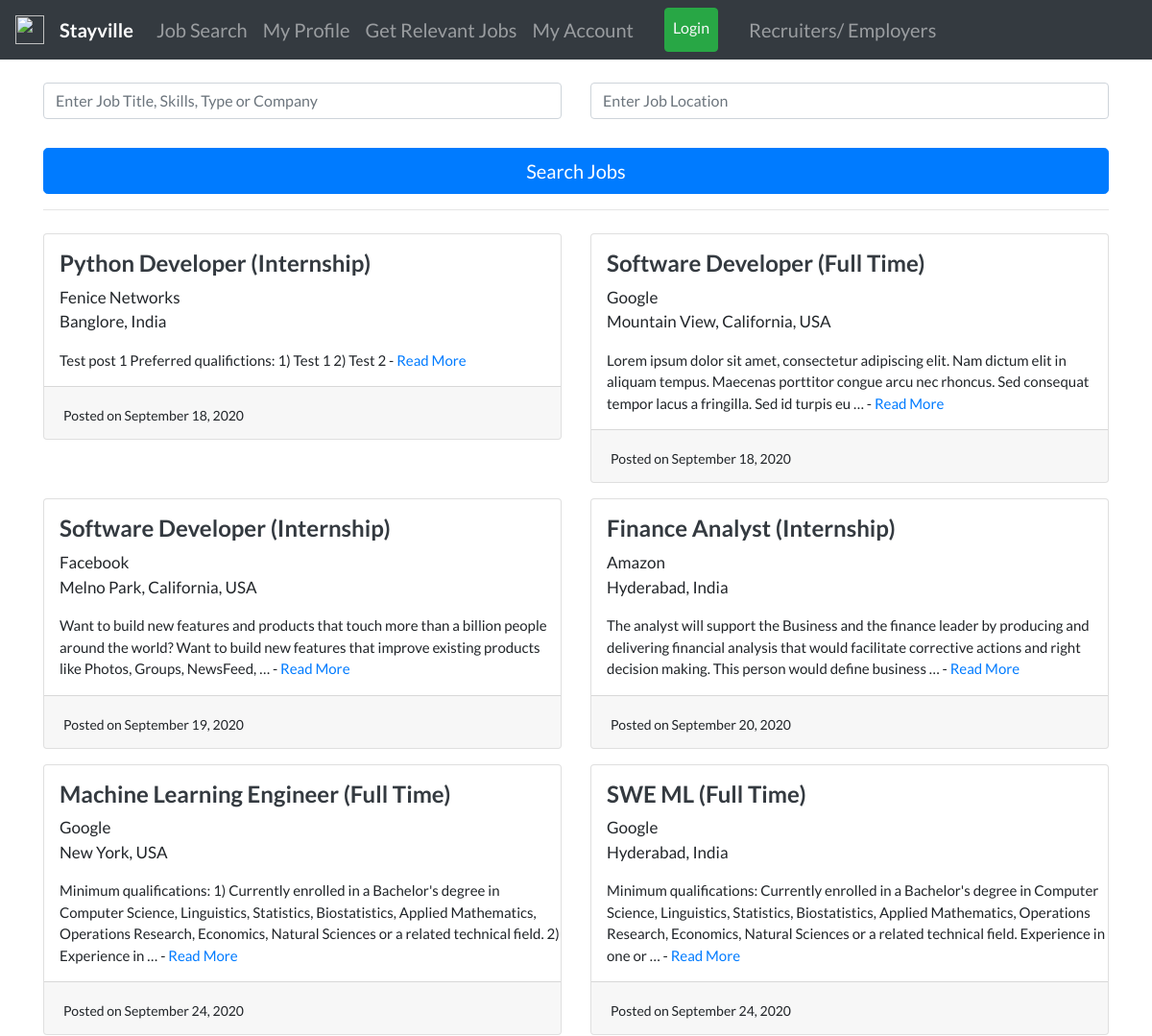
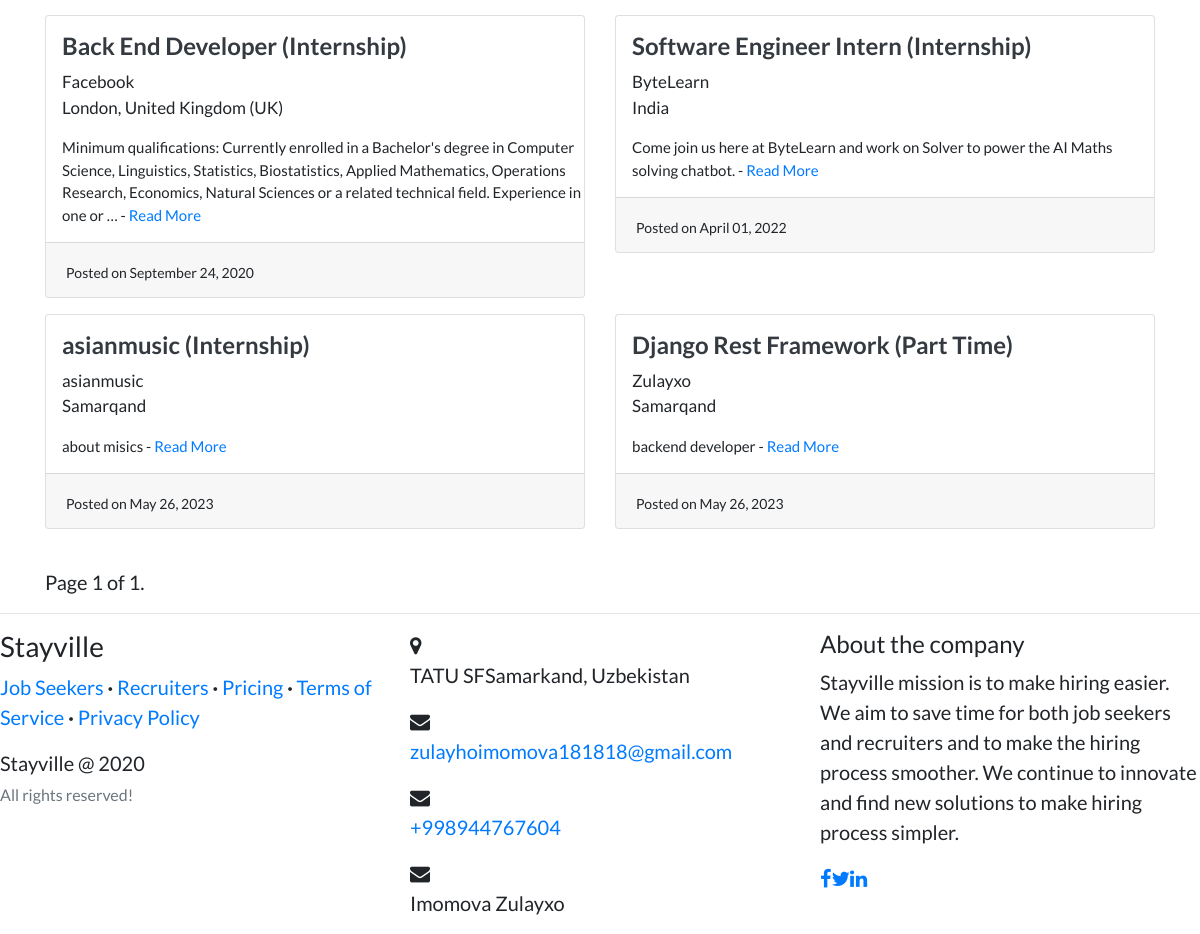
The page /job/ on the database its author committed (2 pictures, top to bottom).
### recruiters/models.py (models this page shows, shortened)
class Job(models.Model):
    recruiter = models.ForeignKey(
        User, related_name='jobs', on_delete=models.CASCADE)
    title = models.CharField(max_length=255)
    company = models.CharField(max_length=200)
    location = models.CharField(max_length=255)
    description = models.TextField()
    skills_req = models.CharField(max_length=200)
    job_type = models.CharField(
        max_length=30, choices=CHOICES, default='Full Time', null=True)
    link = models.URLField(null=True, blank=True)
    slug = AutoSlugField(populate_from='title', unique=True, null=True)
    date_posted = models.DateTimeField(default=timezone.now)

### candidates/views.py (the view, shortened to what this page needs)
# urls.py: path('job/', views.job_search_list, name='job-search-list'),
def job_search_list(request):
    query = request.GET.get('p')
    loc = request.GET.get('q')
    object_list = []
    if(query == None):
        object_list = Job.objects.all()
    if(loc == None):
        locat = Job.objects.all()
    else:
        locat = Job.objects.filter(
            location__icontains=loc).order_by('-date_posted')
    final_list = []
    for i in object_list:
        if i in locat:
            final_list.append(i)
    paginator = Paginator(final_list, 20)
    page_number = request.GET.get('page')
    page_obj = paginator.get_page(page_number)
    context = {
        'jobs': page_obj,
        'query': query,
    }
    return render(request, 'candidates/job_search_list.html', context)

### candidates/templates/candidates/job_search_list.html (shortened to what this page needs)
{% extends "users/layout.html" %} {% load static %} {% block content %}
<div>
  <form
    class="form-signin mt-4"
    action="{% url 'job-search-list' %}"
    method="get"
  >
    <div class="row">
      <div class="col-md-6">
        <input
          name="p"
          type="text"
          class="form-control"
          placeholder="Enter Job Title, Skills, Type or Company"
        /><br />
      </div>
      <div class="col-md-6">
        <input
          name="q"
          type="text"
          class="form-control"
          placeholder="Enter Job Location"
        /><br />
      </div>
    </div>
    <div class="form-group">
      <button class="btn btn-lg btn-primary btn-block" type="submit">
        Search Jobs
      </button>
    </div>
  </form>
  <hr my-2 />
  {%if jobs %}
  <div class="row">
    {% for job in jobs %}
    <div class="col-md-6">
      <div class="card card-signin my-2">
        <span class="ml-3 mt-3">
          <a href="{% url 'job-detail' job.slug %}"
            ><h4 class="text-dark">
              <b>{{job.title}} ({{job.job_type}})</b>
            </h4></a
          >
          <p style="font-size: 17px">{{job.company}}<br />{{job.location}}</p>
          <p style="font-size: 15px">
            {{job.description|truncatewords:30}} -
            <a href="{% url 'job-detail' job.slug %}">Read More</a>
          </p>
        </span>
        <div class="card-footer">
          <span style="font-size: 14px"
            >Posted on {{job.date_posted|date:"F d, Y"}}</span
          >
        </div>
      </div>
    </div>
    {% endfor %}
  </div>
</div>
<br />
<div class="pagination">
  <span class="step-links">
    <span class="current">
      Page {{ jobs.number }} of {{ jobs.paginator.num_pages }}.
    </span>
  </span>
</div>
{% endif %} {% endblock content %}

### users/templates/users/layout.html (shortened to what this page needs)
{% load static %} {% load pwa %}
<!DOCTYPE html>
<html>
  <head>
    <link
      rel="stylesheet"
      href="https://maxcdn.bootstrapcdn.com/bootstrap/4.0.0/css/bootstrap.min.css"
    />
    <link
      rel="stylesheet"
      href="https://cdnjs.cloudflare.com/ajax/libs/font-awesome/5.14.0/css/all.min.css"
    />
    <link
      rel="stylesheet"
      href="https://stackpath.bootstrapcdn.com/font-awesome/4.7.0/css/font-awesome.min.css"
    />
    <link
      rel="stylesheet"
      type="text/css"
      href="https://dl.dropboxusercontent.com/s/ecyb1drs5j1jyjf/styles.css?dl=0"
    />
    <link
      rel="stylesheet"
      type="text/css"
      href="https://dl.dropboxusercontent.com/s/xmxsoypfvfvsisb/footer.css?dl=0"
    />
  </head>
  <body>
    {% if not rec_navbar %}
    <nav class="navbar navbar-expand-lg navbar-dark bg-dark sticky-top">
      <a class="navbar-brand" href="{% url 'detail-candidates' %}">
        <img
          src="https://dl.dropboxusercontent.com/s/vqp7i2tv6uvc1gs/logofenice.jfif?dl=0"
          width="30"
          height="30"
          class="d-inline-block align-top mr-3"
          alt=""
        /><b>Stayville</b>
      </a>
      <div class="collapse navbar-collapse" id="navbarNavAltMarkup">
        <div class="navbar-nav">
          <a class="nav-item nav-link {{ home_page }}" href="{% url 'home' %}"
            >Job Search</a
          >
          <a
            class="nav-item nav-link {{ profile_page }}"
            href="{% url 'my-profile' %}"
            >My Profile</a
          >
          <a
            class="nav-item nav-link {{ intel_page }}"
            href="{% url 'intelligent-search' %}"
            >Get Relevant Jobs</a
          >
          <a
            class="nav-item nav-link {{ account_page }}"
            href="{% url 'account' %}"
            >My Account</a
          >
          {% if user.is_authenticated %}
          <a
            class="nav-item nav-link btn btn-danger ml-4 mr-4 text-light"
            href="{% url 'logout' %}"
            >Logout</a
          >
          <a class="nav-item nav-link" href="{% url 'add-job' %}"
            >Recruiters/ Employers</a
          >
          {% else %}
          <a
            class="nav-item nav-link btn btn-success ml-4 mr-4 text-light"
            href="{% url 'login' %}"
            >Login</a
          >
          <a class="nav-item nav-link" href="{% url 'detail-recruiters' %}"
            >Recruiters/ Employers</a
          >
          {% endif %}
        </div>
      </div>
    </nav>
    {% endif %}
    <div class="container">{% block content %}{% endblock content %}</div>
    <footer>
      <hr my-2 />
      <div class="row">
        <div class="col-sm-6 col-md-4 footer-navigation">
          <h3>Stayville</h3>
          <p class="links">
            <a href="{% url 'detail-candidates' %}">Job Seekers</a
            ><strong> · </strong
            ><a href="{% url 'detail-recruiters' %}">Recruiters</a
            ><strong> · </strong><a href="{% url 'pricing' %}">Pricing</a>
            <strong> · </strong
            ><a href="{% url 'terms-of-service' %}">Terms of Service</a>
            <strong> · </strong
            ><a href="{% url 'privacy-policy' %}">Privacy Policy</a>
          </p>
          <p class="company-name">
            Stayville @ 2020<br /><small class="text-muted"
              >All rights reserved!</small
            ><br />
          </p>
        </div>
        <div class="col-sm-6 col-md-4 footer-contacts">
          <div>
            <span class="fa fa-map-marker footer-contacts-icon"></span>
            <p><span class="new-line-span">TATU SF</span>Samarkand, Uzbekistan</p>
          </div>
          <div>
            <i class="fa fa-envelope footer-contacts-icon"></i>
            <p><a href="#" target="_blank">zulayhoimomova181818@gmail.com</a></p>
          </div>
          <div>
            <i class="fa fa-envelope footer-contacts-icon"></i>
            <p><a href="#" target="_blank">+998944767604</a></p>
          </div>
          <div>
            <i class="fa fa-envelope footer-contacts-icon"></i>
            <p>Imomova Zulayxo</p>
          </div>
        </div>
        <div class="col-md-4 footer-about">
          <h4>About the company</h4>
          <p>
            Stayville mission is to make hiring easier. We aim to save
            time for both job seekers and recruiters and to make the hiring
            process smoother. We continue to innovate and find new solutions to
            make hiring process simpler.
          </p>
          <div class="social-links social-icons">
            <a href="#"><i class="fa fa-facebook"></i></a
            ><a href="#"><i class="fa fa-twitter"></i></a
            ><a href="#"
              ><i class="fa fa-linkedin"></i
            ></a>
          </div>
        </div>
      </div>
    </footer>
  </body>
</html>

### users/templates/users/layout.html (style rules this page uses)
body { font-family: "Lato"; font-size: 20px; }

### rows shown on the page
Job: title "Python Developer", job_type "Internship", company "Fenice Networks", location "Banglore, India", description "Test post 1 Preferred qualifictions: 1) Test 1 2) Test 2", date_posted "September 18, 2020"
Job: title "Software Developer", job_type "Full Time", company "Google", location "Mountain View, California, USA", description "Lorem ipsum dolor sit amet, consectetur adipiscing elit. Nam dictum elit in aliquam tempus. Maecenas porttitor congue arcu nec rhoncus. Sed consequat tempor lacus a fringilla. Sed id turpis eu …", date_posted "September 18, 2020"
Job: title "Software Developer", job_type "Internship", company "Facebook", location "Melno Park, California, USA", description "Want to build new features and products that touch more than a billion people around the world? Want to build new features that improve existing products like Photos, Groups, NewsFeed, …", date_posted "September 19, 2020"
Job: title "Finance Analyst", job_type "Internship", company "Amazon", location "Hyderabad, India", description "The analyst will support the Business and the finance leader by producing and delivering financial analysis that would facilitate corrective actions and right decision making. This person would define business …", date_posted "September 20, 2020"
Job: title "Machine Learning Engineer", job_type "Full Time", company "Google", location "New York, USA", description "Minimum qualifications: 1) Currently enrolled in a Bachelor's degree in Computer Science, Linguistics, Statistics, Biostatistics, Applied Mathematics, Operations Research, Economics, Natural Sciences or a related technical field. 2) Experience in …", date_posted "September 24, 2020"
Job: title "SWE ML", job_type "Full Time", company "Google", location "Hyderabad, India", description "Minimum qualifications: Currently enrolled in a Bachelor's degree in Computer Science, Linguistics, Statistics, Biostatistics, Applied Mathematics, Operations Research, Economics, Natural Sciences or a related technical field. Experience in one or …", date_posted "September 24, 2020"
Job: title "Back End Developer", job_type "Internship", company "Facebook", location "London, United Kingdom (UK)", description "Minimum qualifications: Currently enrolled in a Bachelor's degree in Computer Science, Linguistics, Statistics, Biostatistics, Applied Mathematics, Operations Research, Economics, Natural Sciences or a related technical field. Experience in one or …", date_posted "September 24, 2020"
Job: title "Software Engineer Intern", job_type "Internship", company "ByteLearn", location "India", description "Come join us here at ByteLearn and work on Solver to power the AI Maths solving chatbot.", date_posted "April 01, 2022"
Job: title "asianmusic", job_type "Internship", company "asianmusic", location "Samarqand", description "about misics", date_posted "May 26, 2023"
Job: title "Django Rest Framework", job_type "Part Time", company "Zulayxo", location "Samarqand", description "backend developer", date_posted "May 26, 2023"

### other values the page prints
{{ jobs.number }} "1"
{{ jobs.paginator.num_pages }} "1"
